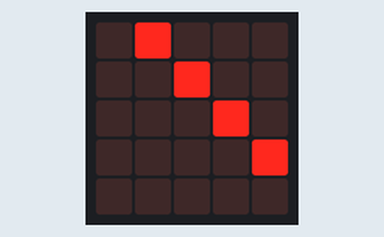
A program run on a simulated BBC micro:bit (MakeCode). Parts: the board's 5×5 LED display.

Above: at 0.11 s.
At 0.55 s:
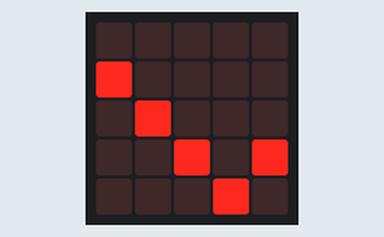
At 0.99 s:
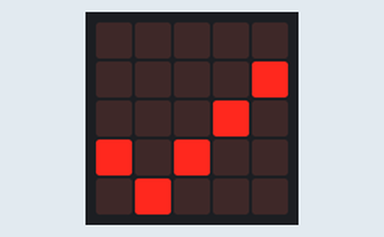
At 1.43 s:
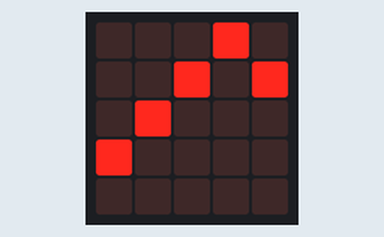
At 2.09 s:
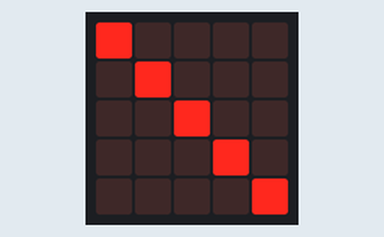

Measured:
- by itself, everything shown: repeats every 1.8 s, in 8 steps

The program:

main.ts
```typescript
function directionnel () {
    if (posY >= 5) {
        direction = -1
    } else if (posY <= 1) {
        direction = 1
    }
    if (posY1 >= 5) {
        direction1 = -1
    } else if (posY1 <= 1) {
        direction1 = 1
    }
    if (posY2 >= 5) {
        direction2 = -1
    } else if (posY2 <= 1) {
        direction2 = 1
    }
    if (posY3 >= 5) {
        direction3 = -1
    } else if (posY3 <= 1) {
        direction3 = 1
    }
    if (posY4 >= 5) {
        direction4 = -1
    } else if (posY4 <= 1) {
        direction4 = 1
    }
}
function deplacement () {
    for (let varleur = 0; varleur <= 2; varleur++) {
        led.plotBrightness(0, posY - varleur, lum[varleur])
        led.plotBrightness(1, posY1 - varleur, lum[varleur])
        led.plotBrightness(2, posY2 - varleur, lum[varleur])
        led.plotBrightness(3, posY3 - varleur, lum[varleur])
        led.plotBrightness(4, posY4 - varleur, lum[varleur])
    }
    posY += direction
    posY1 += direction1
    posY2 += direction2
    posY3 += direction3
    posY4 += direction4
    basic.pause(200)
}
let direction4 = 0
let direction3 = 0
let direction2 = 0
let direction1 = 0
let direction = 0
let posY4 = 0
let posY3 = 0
let posY2 = 0
let posY1 = 0
let posY = 0
let lum: number[] = []
lum = [0, 255, 0]
posY = 0
posY1 = 1
posY2 = 2
posY3 = 3
posY4 = 4
direction = 1
direction1 = 1
direction2 = 1
direction3 = 1
direction4 = 1
basic.forever(function () {
    directionnel()
    deplacement()
})
```

test.ts
```typescript
// les tests vont ici ; cela ne sera pas compilé si ce paquet est utilisé en tant qu'extension.
```
